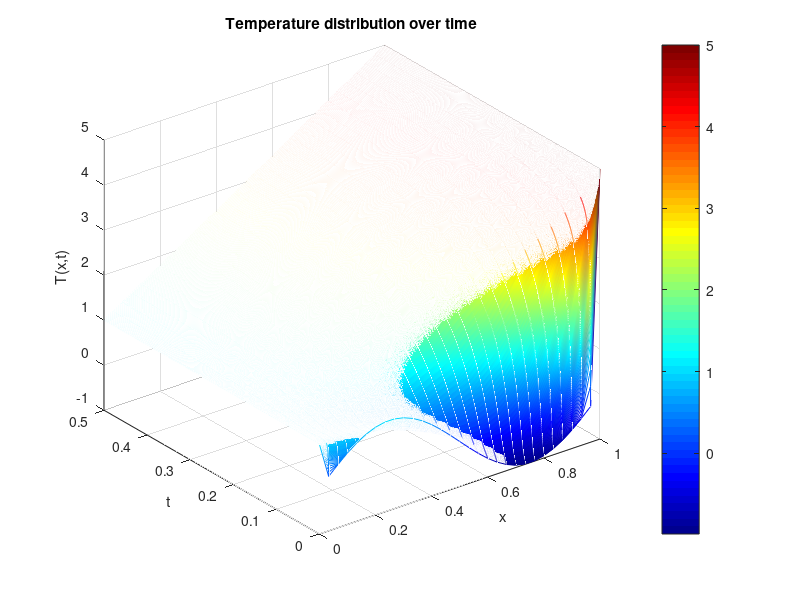
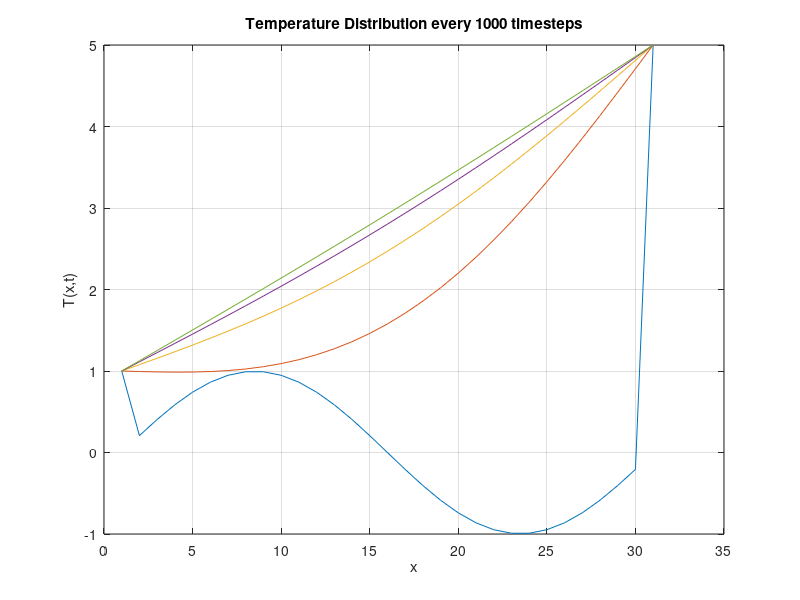

Source code (MATLAB) for these figures, in order:
%Clear all variables
clear 
clc
%Initialise variables

L= 1;         % x in (0,L)
T= 0.5;       % t in (0,T)

k=1;    % conductivity

%make the mesh
N=30;   % cut space into N sections
M=5000; % cut time  into M sections
dx=L/N; dt=T/M; % grid spacing

F=k*dt/dx^2;
 
% Position of nodes
for i=1:N+1
x(i)=(i-1)*dx; %find positions of x nodes
end
 
% Initial Condition
for i=1:N+1
T0(i)=sin(2*pi*x(i)); %Set initial temp dist
end
 
% Explict Scheme for Partial Difference Equation
for j=1:M % time corrdinate = j/M
    
    for i=2:N % space corrdinate = i/N
        T1(i)=T0(i)+F*(T0(i+1)-2*T0(i)+T0(i-1)); %internal nodes
    end

    %Boundary conditions
    T1(1)=1; % DBC left
    
%   T1(N+1)=0; % DBC right: a constant BC
    T1(N+1)= 5; % DBC right: a time-varying one

    T0=T1;
    Temp(j,:)=T1;
end
 
%% plot
figure(1)
[X,Y] = meshgrid(0:dx:L,dt:dt:T); 
mesh(X,Y,Temp); 
  shading interp
colormap('jet')
xlabel('x'); ylabel('t'); zlabel('T(x,t)'); colorbar
title("Temperature distribution over time")

%% plot
figure(2)
plot(Temp(1:1000:end, :)')
xlabel('x'); 
ylabel('T(x,t)');
grid on
title("Temperature Distribution every 1000 timesteps")
